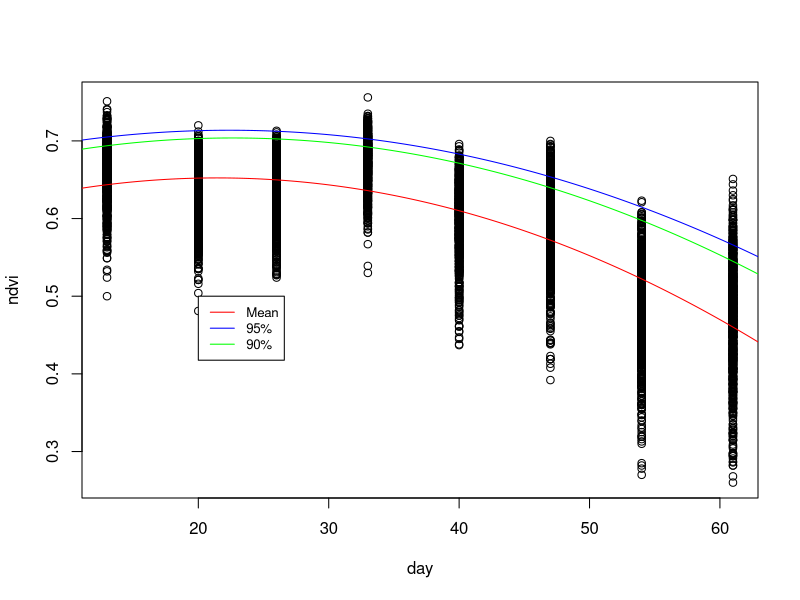
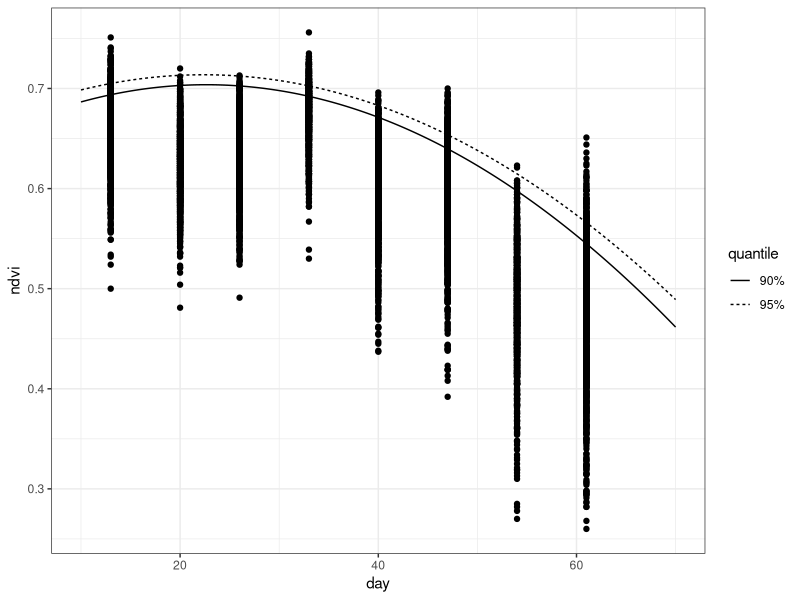

Here is the R script that generated these plots, in order:
setwd("C:/Users/Henry Qu/Dropbox/Projects/ROS papers/Quantile Regression Manuscript")   
##Import Data
dat = read.csv("Rainout shelter field plan.csv",header = T)
dat = subset(dat, population!="b")
str(dat)

plot(ndvi~day,data = dat)  #plot data

#fit a polynomial equation to the data
my.equation <- ndvi ~ a * day^2 + b * day  + c

# fit the equation to the data via "non-linear least squares"
nls.fit <- nls(my.equation,
               data = dat,
               start = list(a = 2, b = 3, c = 5))

# look at the result
summary(nls.fit)


# create a dummy range of that we use to predict leaf temperature from our fitted model
predict_range <- data.frame(day = seq(10, 70, length = 500))

# calculate for each x-range value the corresponding y-range
my.line <- within(predict_range, ndvi <- predict(nls.fit, newdata = predict_range))

# add the line to the existing graph
# This line represents the "mean" fit, no quantile regression involved
lines(ndvi ~ day, data = my.line, col = "red")

require(quantreg)
# Non-linear quantile regression
# aiming for the upper 95% quantile
my.rq <- nlrq(my.equation,
              data = dat,
              start = list(a = 2, b = 2, c = 5),
              tau = 0.95)
summary(my.rq)
# calculating the values from the model
my.line95 <- within(predict_range, 
                    ndvi <- predict(my.rq, 
                                    newdata = predict_range))

lines(ndvi ~ day, data = my.line95, col = "blue")

# re-doing the 90% quantile
# nlrq can be supplied with a list of "tau" values, to get multiple quantiles in one go.
# For now I'm doing one by one only...

my.rq.90 <- nlrq(my.equation,
                 data = dat,
                 start = list(a = 2, b = 2, c = 5),
                 tau = .90)
summary(my.rq.90)

# the usual calculation of the corresponding line
my.line90<- within(predict_range, 
                   ndvi <- predict(my.rq.90, 
                                   newdata = predict_range))

lines(ndvi ~ day, data = my.line90, col = "green")

# Add a legend to the graph
legend(20, 0.5, 
       c("Mean", "95%", "90%"),
       lty = c(rep("solid", 3)),
       col = c("red", "blue", "green"),
       cex = 0.8) # make the characters slightly smaller than standard text 

# get the data to put lines on the grpah
# combine the two data sets
my.line90$quantile = c("90%")
my.line95$quantile = c("95%")
quantile.reg <- rbind(my.line90, my.line95)
# ggplot Graph:
library(ggplot2)
ggplot(dat, aes(x = day, y = ndvi))+
  geom_point()+
  geom_line(data = quantile.reg,aes(linetype = quantile))+
  theme_bw()

#fit model to differnt populations
#first define a function that fit the model and output model summary
multifit = function(data){
  my.rq <- nlrq(my.equation,
                data = dat,
                start = list(a = 2, b = 2, c = 5),
                tau = 0.95)
  return(summary(my.rq))
}

lapply(split(dat$ndvi,dat$population),multifit)
